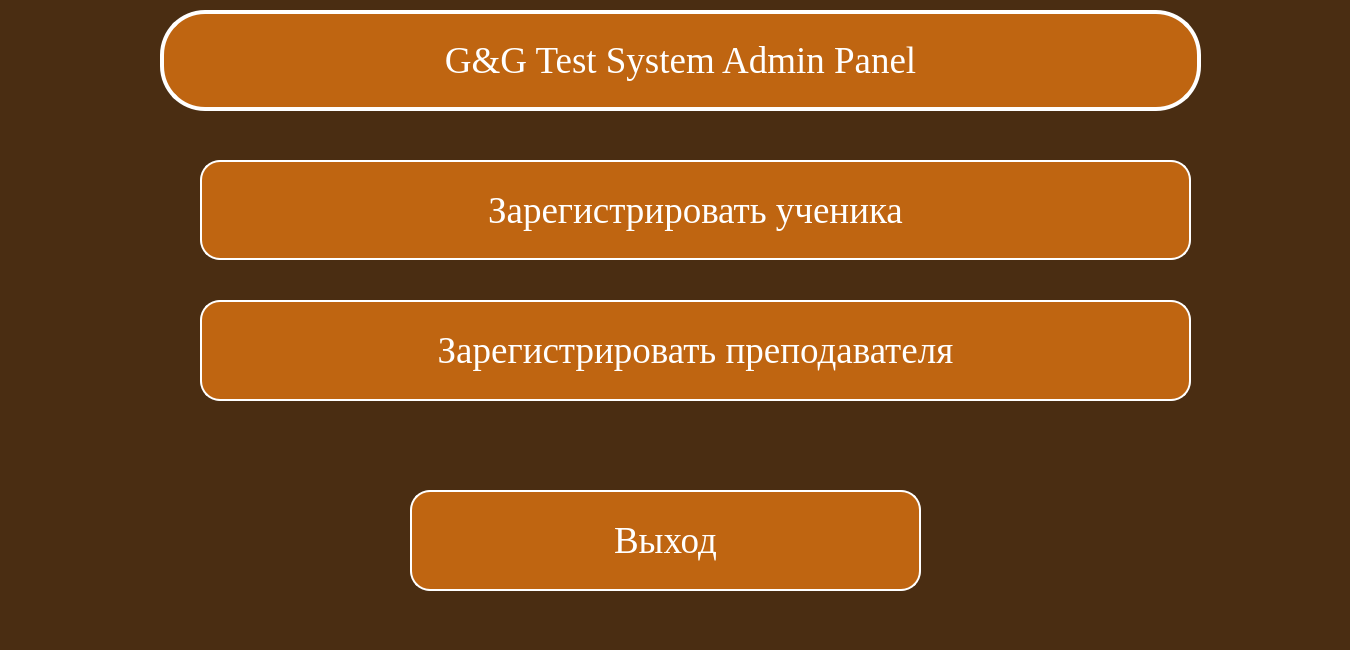
<?xml version="1.0" encoding="UTF-8"?>
<ui version="4.0">
 <class>Dialog</class>
 <widget class="QDialog" name="Dialog">
  <property name="geometry">
   <rect>
    <x>0</x>
    <y>0</y>
    <width>1350</width>
    <height>650</height>
   </rect>
  </property>
  <property name="windowTitle">
   <string>Dialog</string>
  </property>
  <property name="styleSheet">
   <string notr="true">background-color: rgb(74, 45, 18);
font-size:28pt;</string>
  </property>
  <widget class="QPushButton" name="createuser">
   <property name="geometry">
    <rect>
     <x>200</x>
     <y>160</y>
     <width>991</width>
     <height>100</height>
    </rect>
   </property>
   <property name="font">
    <font>
     <family>Times New Roman</family>
     <pointsize>50</pointsize>
     <weight>50</weight>
     <italic>false</italic>
     <bold>false</bold>
    </font>
   </property>
   <property name="styleSheet">
    <string notr="true">QPushButton {
color: white;
background-color: rgb(191, 101, 17);
border-radius: 20px;
border: 2px solid #ffffff;
font: 50pt &quot;Times New Roman&quot;;
}

QPushButton:pressed {
color: rgb(191, 101, 17);
background-color: white;
border: 4px solid rgb(191, 101, 17);
font: 50pt &quot;Times New Roman&quot;;
}</string>
   </property>
   <property name="text">
    <string>Зарегистрировать ученика</string>
   </property>
  </widget>
  <widget class="QPushButton" name="createteacher">
   <property name="geometry">
    <rect>
     <x>200</x>
     <y>300</y>
     <width>991</width>
     <height>101</height>
    </rect>
   </property>
   <property name="font">
    <font>
     <family>Times New Roman</family>
     <pointsize>50</pointsize>
     <weight>50</weight>
     <italic>false</italic>
     <bold>false</bold>
    </font>
   </property>
   <property name="styleSheet">
    <string notr="true">QPushButton {
color: white;
background-color: rgb(191, 101, 17);
border-radius: 20px;
border: 2px solid #ffffff;
font: 50pt &quot;Times New Roman&quot;;
}

QPushButton:pressed {
color: rgb(191, 101, 17);
background-color: white;
border: 4px solid rgb(191, 101, 17);
font: 50pt &quot;Times New Roman&quot;;
}</string>
   </property>
   <property name="text">
    <string>Зарегистрировать преподавателя</string>
   </property>
  </widget>
  <widget class="QLabel" name="label">
   <property name="geometry">
    <rect>
     <x>160</x>
     <y>10</y>
     <width>1041</width>
     <height>101</height>
    </rect>
   </property>
   <property name="font">
    <font>
     <family>Times New Roman</family>
     <pointsize>50</pointsize>
     <weight>50</weight>
     <italic>false</italic>
     <bold>false</bold>
    </font>
   </property>
   <property name="styleSheet">
    <string notr="true">font: 50pt &quot;Times New Roman&quot;;
color: white;
background-color: rgb(191, 101, 17);
border-radius: 45px;
border: 4px solid #ffffff;</string>
   </property>
   <property name="text">
    <string>G&amp;G Test System Admin Panel</string>
   </property>
   <property name="scaledContents">
    <bool>false</bool>
   </property>
   <property name="alignment">
    <set>Qt::AlignCenter</set>
   </property>
   <property name="wordWrap">
    <bool>true</bool>
   </property>
  </widget>
  <widget class="QPushButton" name="exitButton">
   <property name="geometry">
    <rect>
     <x>410</x>
     <y>490</y>
     <width>511</width>
     <height>101</height>
    </rect>
   </property>
   <property name="font">
    <font>
     <family>Times New Roman</family>
     <pointsize>50</pointsize>
     <weight>50</weight>
     <italic>false</italic>
     <bold>false</bold>
    </font>
   </property>
   <property name="styleSheet">
    <string notr="true">QPushButton {
color: white;
background-color: rgb(191, 101, 17);
border-radius: 20px;
border: 2px solid #ffffff;
font: 50pt &quot;Times New Roman&quot;;
}

QPushButton:pressed {
color: rgb(191, 101, 17);
background-color: white;
border: 4px solid rgb(191, 101, 17);
font: 50pt &quot;Times New Roman&quot;;
}</string>
   </property>
   <property name="text">
    <string>Выход</string>
   </property>
  </widget>
 </widget>
 <resources/>
 <connections/>
</ui>
